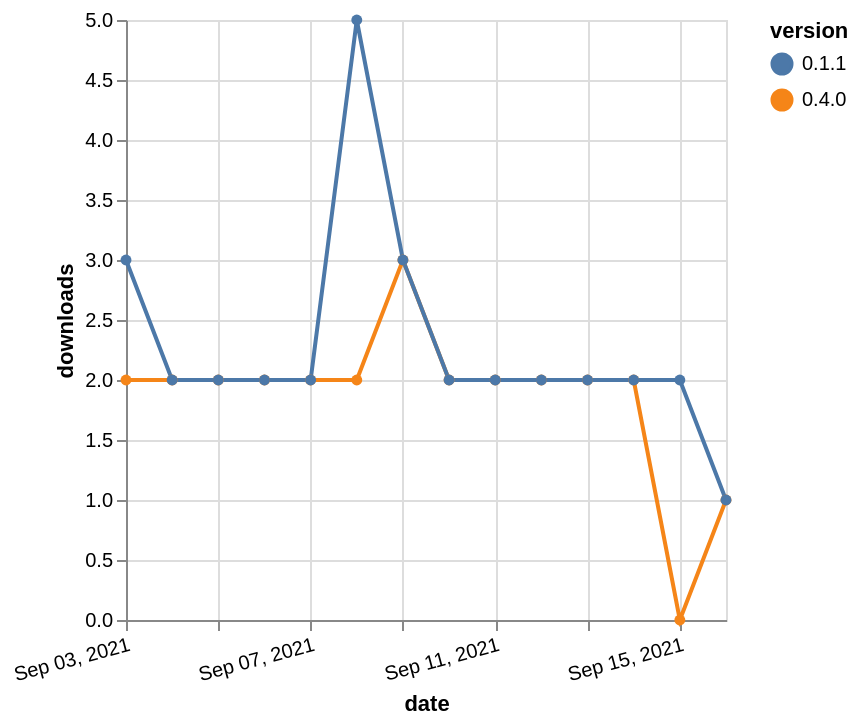

Vega-Lite specification for this chart:
### Vega-Lite specification from a JSON file in a GitHub repository (floating-point values rounded to 4 significant figures)
{"$schema": "https://vega.github.io/schema/vega-lite/v5.json", "description": "A simple bar chart with embedded data.", "data": {"values": [{"date": "2021-09-03", "total": 2722, "delta": 2, "version": "0.4.0"}, {"date": "2021-09-04", "total": 2724, "delta": 2, "version": "0.4.0"}, {"date": "2021-09-05", "total": 2726, "delta": 2, "version": "0.4.0"}, {"date": "2021-09-06", "total": 2728, "delta": 2, "version": "0.4.0"}, {"date": "2021-09-07", "total": 2730, "delta": 2, "version": "0.4.0"}, {"date": "2021-09-08", "total": 2732, "delta": 2, "version": "0.4.0"}, {"date": "2021-09-09", "total": 2735, "delta": 3, "version": "0.4.0"}, {"date": "2021-09-10", "total": 2737, "delta": 2, "version": "0.4.0"}, {"date": "2021-09-11", "total": 2739, "delta": 2, "version": "0.4.0"}, {"date": "2021-09-12", "total": 2741, "delta": 2, "version": "0.4.0"}, {"date": "2021-09-13", "total": 2743, "delta": 2, "version": "0.4.0"}, {"date": "2021-09-14", "total": 2745, "delta": 2, "version": "0.4.0"}, {"date": "2021-09-15", "total": 2745, "delta": 0, "version": "0.4.0"}, {"date": "2021-09-16", "total": 2746, "delta": 1, "version": "0.4.0"}, {"date": "2021-09-03", "total": 3745, "delta": 3, "version": "0.1.1"}, {"date": "2021-09-04", "total": 3747, "delta": 2, "version": "0.1.1"}, {"date": "2021-09-05", "total": 3749, "delta": 2, "version": "0.1.1"}, {"date": "2021-09-06", "total": 3751, "delta": 2, "version": "0.1.1"}, {"date": "2021-09-07", "total": 3753, "delta": 2, "version": "0.1.1"}, {"date": "2021-09-08", "total": 3758, "delta": 5, "version": "0.1.1"}, {"date": "2021-09-09", "total": 3761, "delta": 3, "version": "0.1.1"}, {"date": "2021-09-10", "total": 3763, "delta": 2, "version": "0.1.1"}, {"date": "2021-09-11", "total": 3765, "delta": 2, "version": "0.1.1"}, {"date": "2021-09-12", "total": 3767, "delta": 2, "version": "0.1.1"}, {"date": "2021-09-13", "total": 3769, "delta": 2, "version": "0.1.1"}, {"date": "2021-09-14", "total": 3771, "delta": 2, "version": "0.1.1"}, {"date": "2021-09-15", "total": 3773, "delta": 2, "version": "0.1.1"}, {"date": "2021-09-16", "total": 3774, "delta": 1, "version": "0.1.1"}]}, "width": "container", "mark": {"type": "line", "point": {"filled": true}}, "encoding": {"x": {"field": "date", "type": "temporal", "timeUnit": "yearmonthdate", "title": "date", "axis": {"labelAngle": -15}}, "y": {"field": "delta", "type": "quantitative", "title": "downloads"}, "color": {"field": "version", "type": "nominal"}, "tooltip": {"field": "delta"}}}
